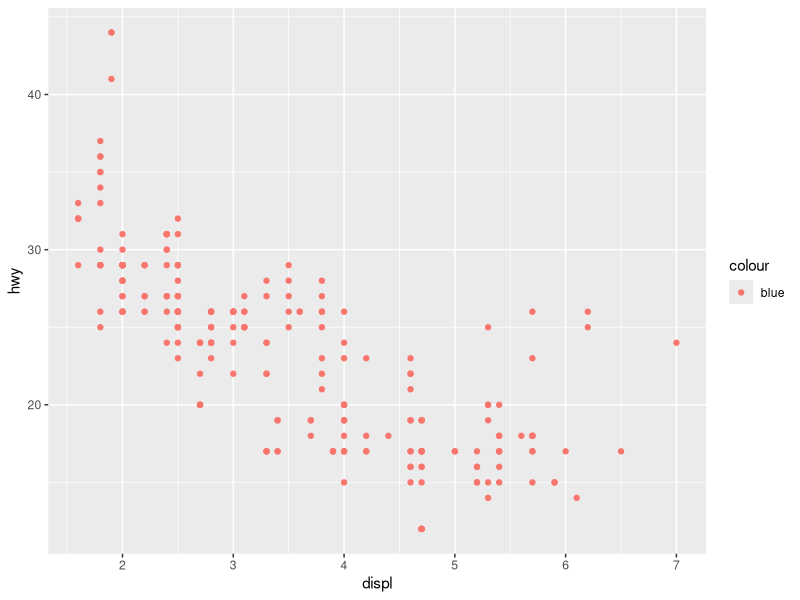
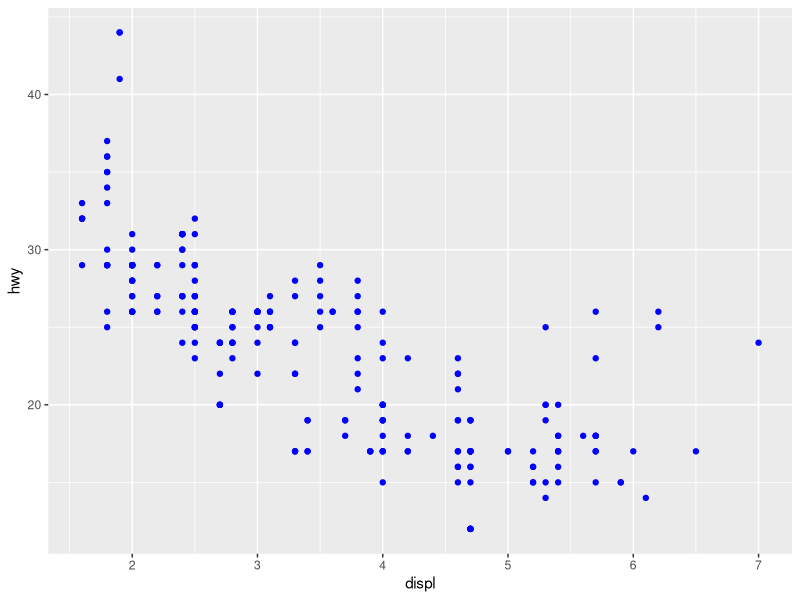
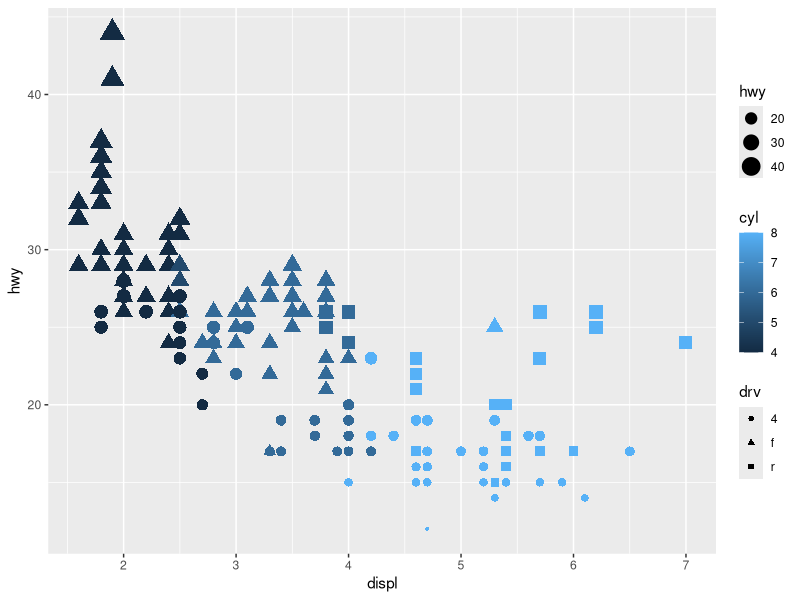
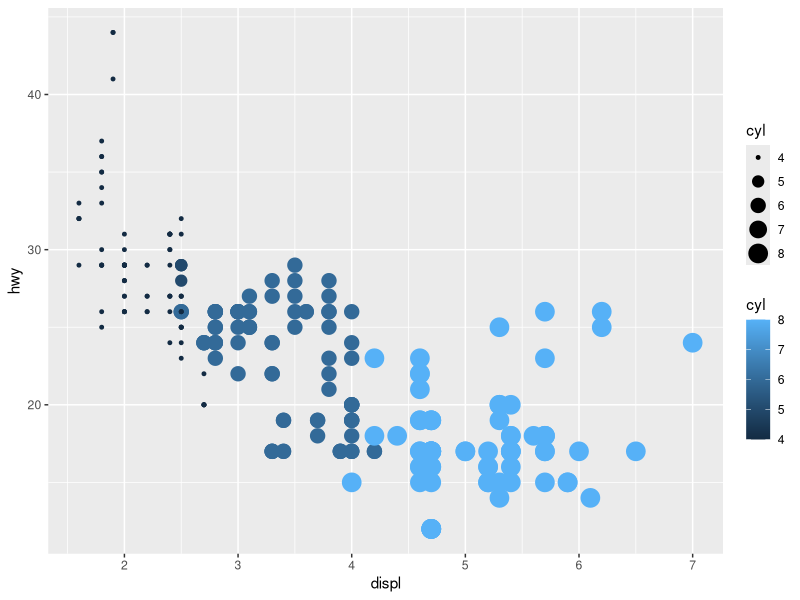
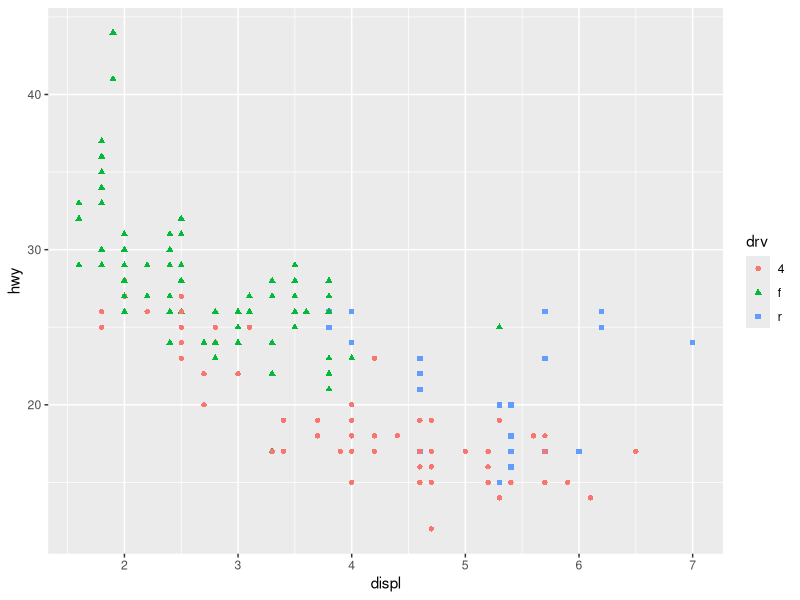
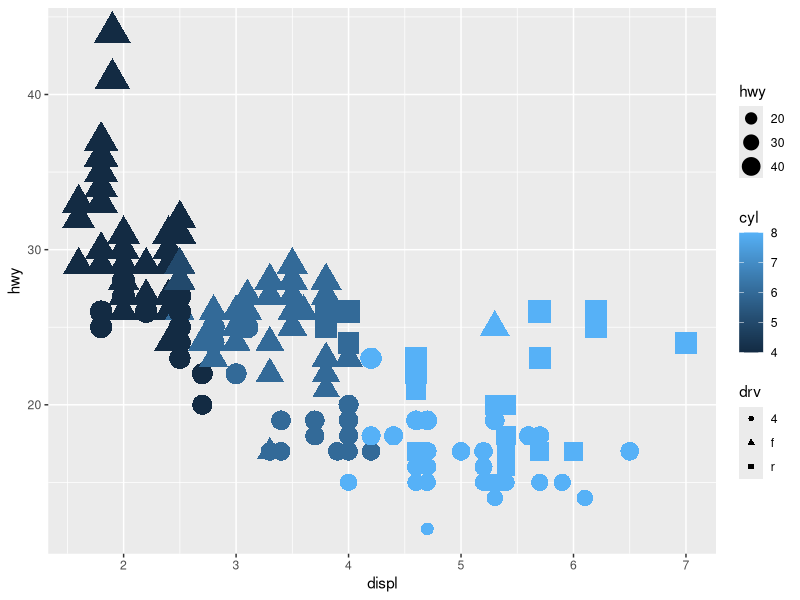
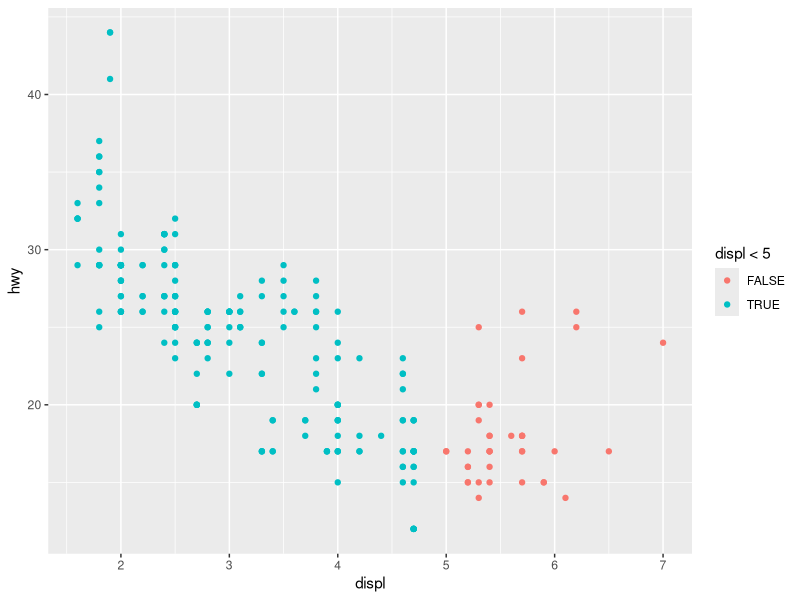

Generate these figures, in order, with R:
## ---- chunk 1
install.packages("tidyverse")
library(tidyverse) 
## ---- chunk 2
ggplot(data = mpg) + 
  geom_point(mapping = aes(x = displ, y = hwy, color = "blue"))
## ---- chunk 3
ggplot(data = mpg) + 
  geom_point(mapping = aes(x = displ, y = hwy), color = "blue")
## ---- chunk 4
?mpg
## ---- chunk 5
head(mpg, 1)
## ---- chunk 6
ggplot(data=mpg) +
  geom_point(mapping = aes(x=displ, y=hwy, color=cyl, size=hwy, shape= drv))
## ---- chunk 7
ggplot(data = mpg) + geom_point(mapping = aes(x = displ, y = hwy, color = cyl, size = cyl))
## ---- chunk 8
ggplot(data=mpg) + geom_point(mapping=aes(x=displ, y=hwy, color= drv, shape=drv))
## ---- chunk 9
ggplot(data=mpg) +
  geom_point(mapping = aes(x=displ, y=hwy, color=cyl, size=hwy, shape= drv, stroke=5))
## ---- chunk 10
ggplot(data = mpg) + geom_point(mapping = aes(x = displ, y = hwy, colour = displ < 5))
